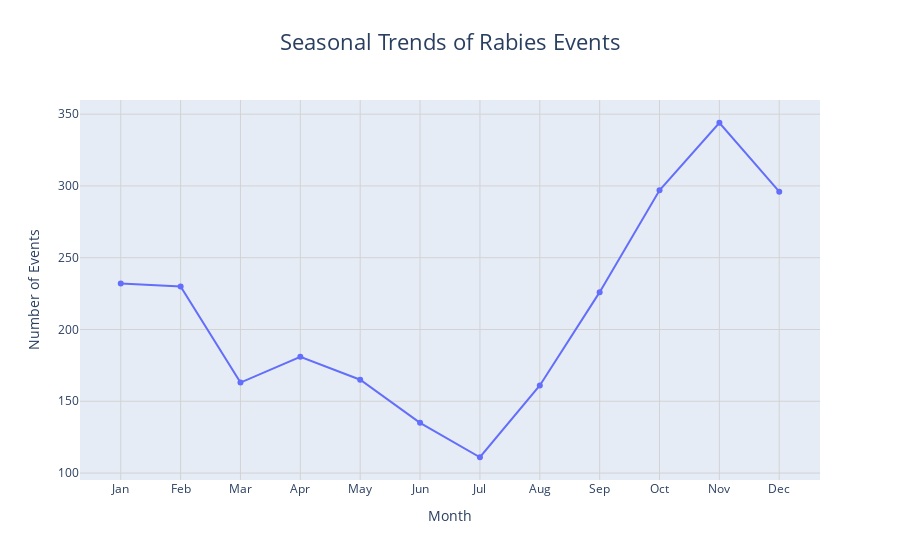

Notebook cell for this chart:
### Markdown cell above
### Seasonal Trends of Rabies Events

### Code cell
# Count the number of events per month aggregated over all years
seasonal_trends = df_rabies_raw.groupby('Month').size().reset_index(name='Counts')

# Convert month numbers to month names
seasonal_trends['Month'] = seasonal_trends['Month'].apply(lambda x: month_names[x-1])

# Create the line plot
fig = px.line(seasonal_trends, 
              x='Month', 
              y='Counts', 
              title='Seasonal Trends of Rabies Events',
              labels={'Counts': 'Number of Events'},
              markers=True,
              color_discrete_sequence=['#636EFA'])

# Update layout
fig.update_layout(
    xaxis_title='Month',
    yaxis_title='Number of Events',
    title_x=0.5,
    title_font=dict(size=22),
    xaxis=dict(showgrid=True, gridcolor='lightgrey', tickmode='array', tickvals=list(range(12)), ticktext=month_names),
    yaxis=dict(showgrid=True, gridcolor='lightgrey')
)

# Save the interactive plot to an HTML file
html_content = fig.to_html(include_plotlyjs='cdn', full_html=False)
minified_html = htmlmin.minify(html_content, remove_comments=True, reduce_empty_attributes=True)

with open("../assets/plots/interactive_seasonal_trends_rabies_events.html", "w") as f:
    f.write(minified_html)

# print("Interactive plot saved as HTML file.")

# Show the interactive plot
fig.show()

### Figure 1 — Plotly figure (JSON) as saved in the notebook; plotly's stock layout.template omitted (floating-point values rounded to 4 significant figures)
{"data": [{"hovertemplate": "Month=%{x}<br>Number of Events=%{y}<extra></extra>", "legendgroup": "", "line": {"color": "#636EFA", "dash": "solid"}, "marker": {"symbol": "circle"}, "mode": "lines+markers", "name": "", "orientation": "v", "showlegend": false, "type": "scatter", "x": ["Jan", "Feb", "Mar", "Apr", "May", "Jun", "Jul", "Aug", "Sep", "Oct", "Nov", "Dec"], "xaxis": "x", "y": [232, 230, 163, 181, 165, 135, 111, 161, 226, 297, 344, 296], "yaxis": "y"}], "layout": {"legend": {"tracegroupgap": 0}, "title": {"font": {"size": 22}, "text": "Seasonal Trends of Rabies Events", "x": 0.5}, "xaxis": {"anchor": "y", "domain": [0, 1], "gridcolor": "lightgrey", "showgrid": true, "tickmode": "array", "ticktext": ["Jan", "Feb", "Mar", "Apr", "May", "Jun", "Jul", "Aug", "Sep", "Oct", "Nov", "Dec"], "tickvals": [0, 1, 2, 3, 4, 5, 6, 7, 8, 9, 10, 11], "title": {"text": "Month"}}, "yaxis": {"anchor": "x", "domain": [0, 1], "gridcolor": "lightgrey", "showgrid": true, "title": {"text": "Number of Events"}}}}
